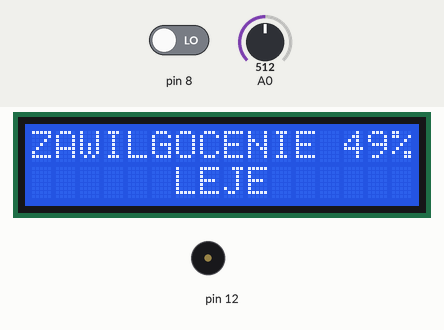
A sketch run on a simulated Arduino Uno, built with avr-gcc and run on an emulated ATmega328P. Parts: 16×2 character LCD, buzzer (waves = sounding). The inputs (shaded band) are chosen by the test bench; at power-on: A0 = 512, pin 8 LOW. What the sketch prints to the serial monitor is not drawn.

Above: at 1.2 s.
1.3 s: A0 set to 0
At 3.2 s:
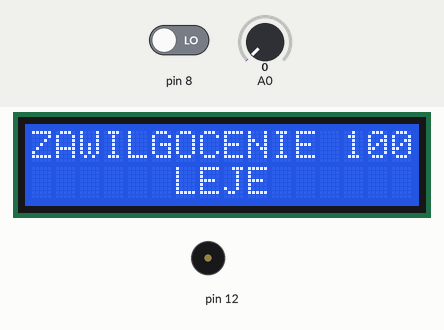
7.5 s: pin 8 driven HIGH
At 10.4 s:
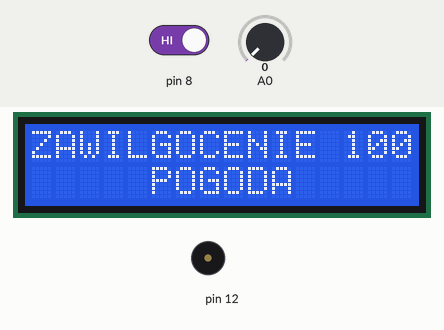
13.7 s: A0 set to 701
At 15.5 s:
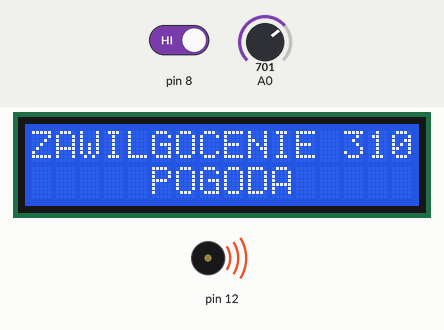
17.1 s: A0 set to 725
At 20.0 s:
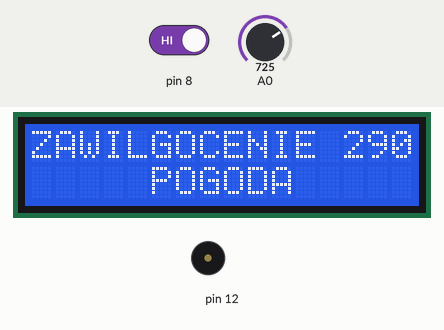
20.6 s: pin 8 driven LOW
At 21.9 s:
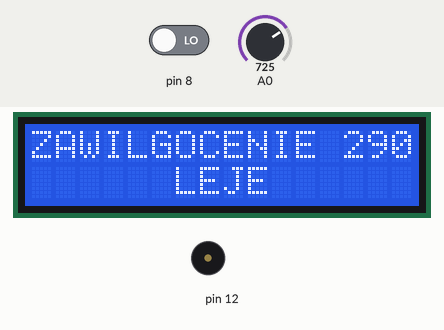
23.4 s: A0 set to 913
At 25.8 s:
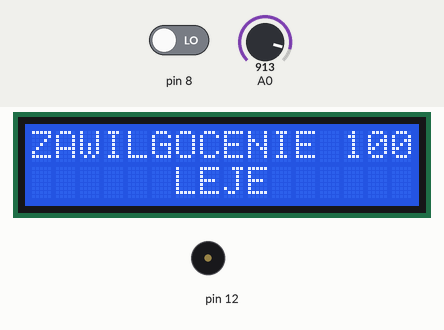
27.0 s: A0 set to 928
Timing chart, 0 to 30.0 s (numbered marks = the images above; inputs shaded):
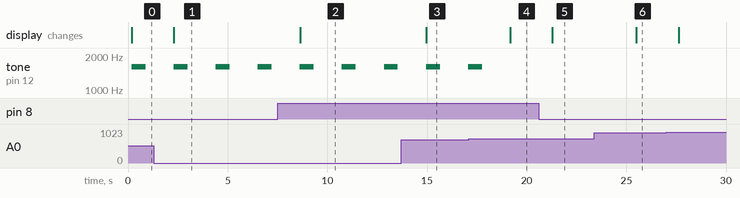

The sketch:

Miernik_opad_LCD_I2C.ino
```cpp
#include <Wire.h>
#include <LiquidCrystal_I2C.h>
#define BACKLIGHT_PIN 3
LiquidCrystal_I2C	lcd(0x27,2,1,0,4,5,6,7);

void setup()
{
  Serial.begin(9600);
     lcd.begin(16, 2);
   lcd.setBacklightPin(BACKLIGHT_PIN,POSITIVE);
   lcd.setBacklight(HIGH);
  lcd.print("ZAWILGOCENIE");
  lcd.setCursor (15, 0);
  lcd.print("%");
}

void loop()
{
  int sensorA = analogRead(A0);
  int sensorD = digitalRead(8);

  Serial.print("  ODCZYT A:");
  Serial.println(sensorA);
  Serial.print("  ODCZYT D:");
  Serial.println(sensorD);
  delay(100);

  int opady =map (sensorA,1023,0,0,100);
  lcd.setCursor(13, 0);
  lcd.print(opady);
  if (opady >=30) {
  tone(12, 1600,700);}
  lcd.setCursor(5, 1);
  if (sensorD==1) {
     lcd.print("POGODA");}
  else
  lcd.print(" LEJE ");
  delay(2000);
}
```

Measured:
- the behaviour switches between 716 and 717 on A0 (found by bisection; images 3 and 4)
- after the input at 1.3 s, the display: changes after 1.0 s (image 1)
- after the input at 7.5 s, the display: changes after 1.1 s (image 2)
- after the input at 13.7 s, the display: changes after 1.3 s (image 3)
- after the input at 17.1 s, tone on pin 12: goes on until 17.8 s, then stays silent; the display: changes after 2.1 s (image 4)
- after the input at 20.6 s, the display: changes after 0.69 s (image 5)
- after the input at 23.4 s, the display: changes after 2.1 s (image 6)
- by itself, tone on pin 12: alternates 1600 Hz for 0.70 s and silent for 1.4 s
